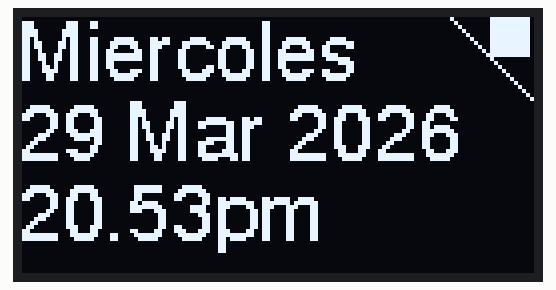
Recording of a program running on a simulated Raspberry Pi Pico running MicroPython. Shown: 128×64 one-colour display. Library files of the repository ran but are not shown: sh1106.py, writer.py, freesans20.py; what the program prints to the serial console is not drawn. At 0.1 s the program stops and its outputs stay as they are.

Above: at 0.2 s.

The program:

Rbhwt_sh1106_writer_1_0.py
```python
# Taller Programación y Robótica en CMM BML – 2024 -2025 - Clase xx
# Programa: basic hw test sh1106 i2c - Test writer, usar + fuentes
# Hardware platform: Pico _ & W / funciona igual sin cambios
# Librerias : sh1106.py
# Ref librerias: https://github.com/robert-hh/SH1106
# Ref 2 : https://github.com/peterhinch/micropython-font-to-py/tree/master
# Fecha JCSP 2023 02 06
# Licencia : CC BY-NC-SA 4.0

from os import uname
# Informative block - start
p_keyOhw = "sh1106 I2C en GPIO 4&5 = SDA0 & SCL0 400khz"
p_project = "BHWT sh1106 i2c - Test writer, usar + fuentes"
p_version = "1.0"
p_library = "SH1106  @robert-hh + writer @peterhinch"
print(f"uPython version: {uname()[3]} ")
print(f"uC: {uname()[4]} - Key other HW: {p_keyOhw}")
print(f"Program: {p_project} - Version: {p_version}")
print(f"Key Library: {p_library}")

from machine import Pin, I2C
from sh1106 import SH1106_I2C
from writer import Writer

# Font
# import inkfree20 as font
import freesans20 as font

WIDTH = const(128)
HEIGHT = const(64)
FREQ = 400_000   # Try lowering this value in case of "Errno 5"

# Mejor usa las configuraciones por defecto
# I2C0  I2C(0, scl=Pin(5), sda=Pin(4), freq=400_000)
# I2C1  I2C(1, scl=Pin(7), sda=Pin(6), freq=400_000)

# 0.1 Objeto I2C y LCD
i2c = I2C(0, sda = Pin(4), scl = Pin(5), freq = FREQ)

ssd = SH1106_I2C(WIDTH, HEIGHT, i2c, addr = 0x3c, rotate = 0) # valores 0, 90, 180, 270

rhs = WIDTH -1
ssd.line(rhs - 20, 0, rhs, 20, 1)
square_side = 10
ssd.fill_rect(rhs - square_side, 0, square_side, square_side, 1)

wri = Writer(ssd, font, verbose = False) # verbose = False to suppress console output
Writer.set_textpos(ssd, 0, 0)
wri.printstring('Miercoles\n')
wri.printstring('29 Mar 2026\n')
wri.printstring('20.53pm')
ssd.show()
```
